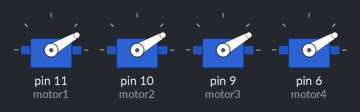
The sketch below on a simulated Arduino Uno, built with avr-gcc and run on an emulated ATmega328P. On the bench: 4 × servo.

Above: at 0.1 s.
At 1.1 s:
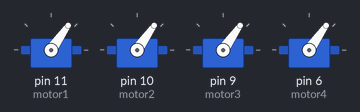
Timing chart, 0 to 2.6 s (numbered marks = the images above):
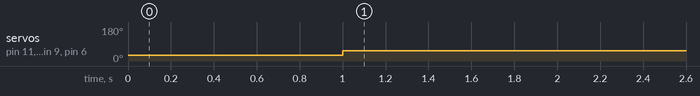

The sketch:

motor_brushless.ino
```cpp
#include <Servo.h>


Servo motor1;
Servo motor2;
Servo motor3;
Servo motor4;

void setup()
{

  motor1.attach(11);
  motor2.attach(10);
  motor3.attach(9);
  motor4.attach(6);

  motor1.write(30);
  motor2.write(30);
  motor3.write(30);
  motor4.write(30);

  Serial.begin(9600);
  delay(1000);
}


void loop()
{
  motor1.write(55);
  motor2.write(55);
  motor3.write(55);
  motor4.write(55);
  delay(15);
}
```

Measured:
- by itself, servo on pin 11 (motor1), servo on pin 10 (motor2), servo on pin 9 (motor3), servo on pin 6 (motor4): 30° → 55° at 1.0 s
